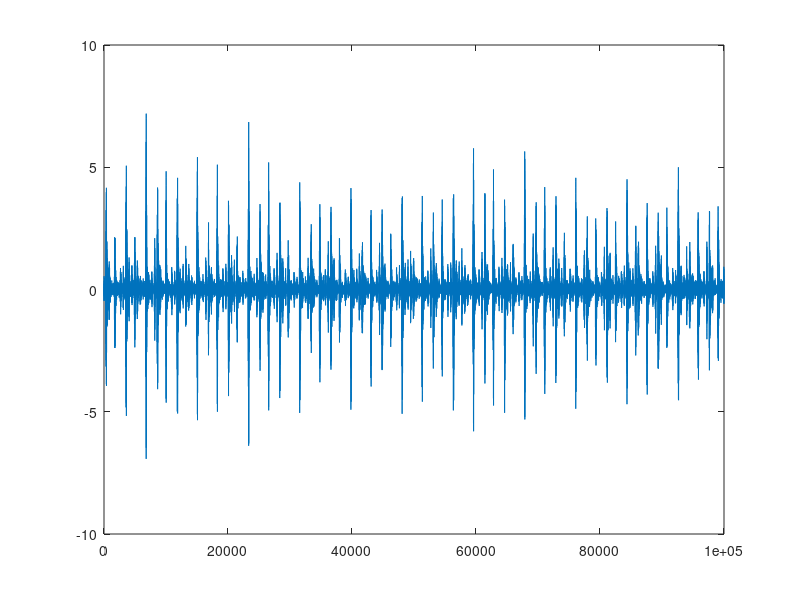

MATLAB code for this plot: (Note: this script raises an error after producing the figure.)

close all;
clear;
clc;

addpath('..\routine');
addpath('..\smt')

load('BearingSignals.mat'); % period = 461
figure;plot(signal);
l = length(signal);

for len = (2000:2000:20000)
    filename = ['CWRU_Results_SignalLen=',num2str(len),'.mat'];
    signals = [];    results = [];  
    parfor i = 1:100
        start = unidrnd(l - len); 
        cut_signal = signal(start : start+len-1);
        lob = [0.01 15];
        upb = [5 20];
        period = (1:1:1000)';
        result = struct();
        % CPGP
        modelCPGP = fit_CPGP(period, cut_signal, @regpoly0, @period_sin_gauss_cov, lob, upb);
        [~, modelCPGP.period] = max(modelCPGP.likelihood);
        % ACPGP
        modelACPGP = fit_ACPGP(period, cut_signal, @regpoly0, @period_sin_gauss_cov, lob, upb);
        [~, modelACPGP.period] = max(modelACPGP.likelihood);

        result.modelCPGP = modelCPGP;
        result.modelACPGP = modelACPGP;
        results = [results; result];
        signals = [signals cut_signal];
    end    
    save(filename, 'signals', 'results')
end   


